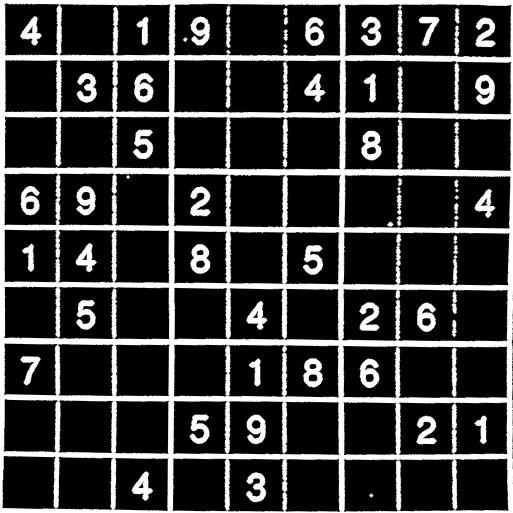
#> input picture puzzle_bin.jpg, 1026 x 1026 px, given in place of test_onestar_1.jpg, which was not available (shown at 1/2 size)
$ jupyter execute --allow-errors sudoku_solution.ipynb   (shell and % lines are left out)   (text cells are left out)
#> lines starting #> are read from the running program, lines starting #| are printed output that depends on the picture; after the words box and inside, x2 and y2 are one past the last pixel; in counts of white or black regions, pixels touching at a corner belong together; pictures that were not available may be replaced by others from this repository, and a replacement may not be noted
[cell 1]
# !git clone "https://github.com/anilsathyan7/AI-Sudoku-Solver"
# %cd AI-Sudoku-Solver

[cell 2]
import cv2
import numpy as np
import math
import os

import matplotlib.pyplot as plt
import tensorflow as tf
from skimage.util import view_as_blocks
from tensorflow.keras.models import load_model

# Read input sudoku image
img =  cv2.imread("test/img_test_1/test_onestar_1.jpg")
#> img is the input picture: shape (1026, 1026, 3); min 0, max 255, mean 56.4

# Preprocess the input image
img = cv2.resize(img,(1026,1026))

imgray = cv2.cvtColor(img, cv2.COLOR_BGR2GRAY)
imgray =  cv2.GaussianBlur(imgray,(11,11),0)#cv2.medianBlur(imgray,3)
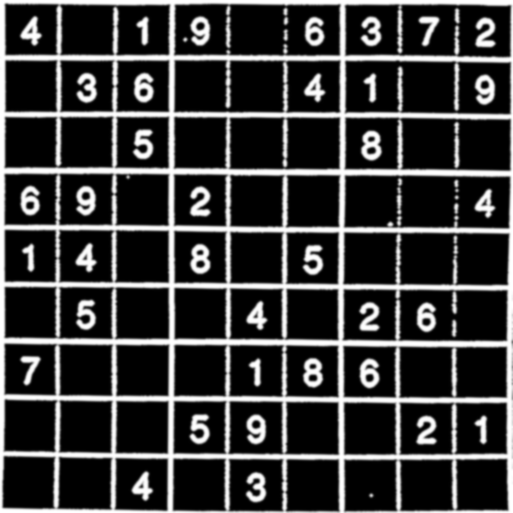
#> imgray: shape (1026, 1026) (shown at 1/2 size); min 0, max 255, mean 56.4

thresh = cv2.adaptiveThreshold(imgray, 255, cv2.ADAPTIVE_THRESH_GAUSSIAN_C,cv2.THRESH_BINARY_INV,5,2)
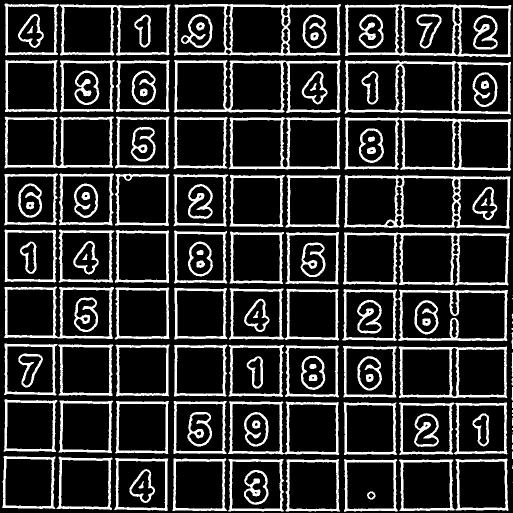
#> thresh: shape (1026, 1026) (shown at 1/2 size); 19% white; 139 white regions (14 under 20 px), largest, box (x1, y1, x2, y2) and area: (688, 350, 1021, 457) 6058, (347, 120, 681, 226) 6032, (689, 121, 1022, 229) 6022

# Connect broken grid lines
kernel = np.array([0,1,0,1,1,1,0,1,0],dtype=np.uint8).reshape(3,3)
thresh = cv2.dilate(thresh, kernel,iterations = 2)
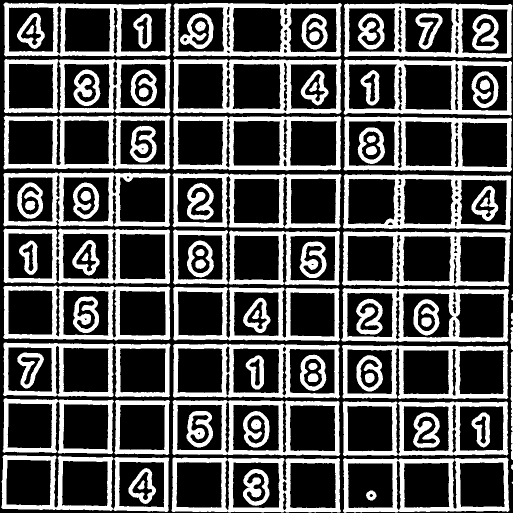
#> thresh: shape (1026, 1026) (shown at 1/2 size); 33.9% white; 95 white regions (3 under 20 px)

cv2.imwrite('thresh.jpg', thresh)

# Find the largest contour and approximate the polygonal curve
contours, _ = cv2.findContours(thresh, cv2.RETR_EXTERNAL, cv2.CHAIN_APPROX_SIMPLE)
#> contours = 38 contours, 4 with area under 20; largest, box (x1, y1, x2, y2) and area: (345, 800, 681, 912) 35517, (343, 915, 682, 1025) 35206, (345, 118, 683, 228) 35205, (686, 348, 1023, 459) 35162, (687, 119, 1024, 231) 35106
cnt1 = max(contours, key = cv2.contourArea)
#> cnt1 = contour of 177 points, box (x1, y1, x2, y2) (345, 800, 681, 912), area 35517
epsilon = 0.1*cv2.arcLength(cnt1,True)
#> epsilon = 92.07
cnt = cv2.approxPolyDP(cnt1,epsilon,True).squeeze()
#> cnt = [[345, 803], [347, 909], [680, 907], [676, 802]]

# Sort co-ordinates in top-left raster order
cor_list=sorted(cnt.tolist() , key=lambda c: c[1]) # sort by y values
#> cor_list = [[676, 802], [345, 803], [680, 907], [347, 909]]
ord_list=sorted(cor_list[:2])+sorted(cor_list[2:]) # sort by x values
#> ord_list = [[345, 803], [676, 802], [347, 909], [680, 907]]

# Apply perspective transformation and get the  warped image
pts1 = np.float32(ord_list) #raster
#> pts1 = [[345, 803], [676, 802], [347, 909], [680, 907]]
pts2 = np.float32([[0,0],[1026,0],[0,1026],[1026,1026]])
M = cv2.getPerspectiveTransform(pts1,pts2)
#> M = [[3.19, -0.0602, -1052.2], [0.0306, 10.12, -8134.3], [-2.91e-05, 6.09e-05, 1]]
out_gry = cv2.warpPerspective(img,M,(1026,1026))
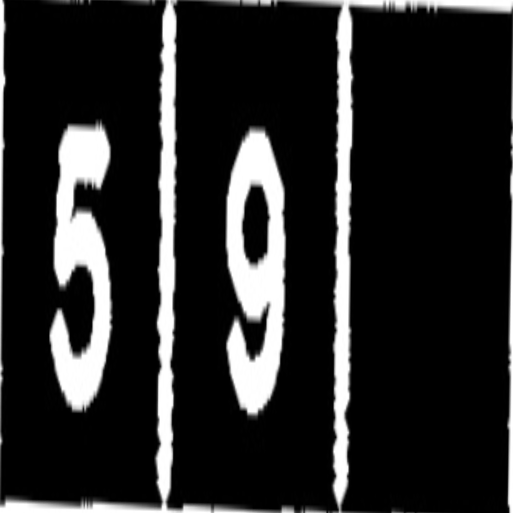
#> out_gry: shape (1026, 1026, 3) (shown at 1/2 size); min 0, max 255, mean 39.6
out_bin = cv2.warpPerspective(thresh,M,(1026,1026))

# Dilate the image to fill the cracks
kernel = np.array([0,1,0,1,1,1,0,1,0],dtype=np.uint8).reshape(3,3)
out_bin = cv2.dilate(out_bin, kernel,iterations = 1)
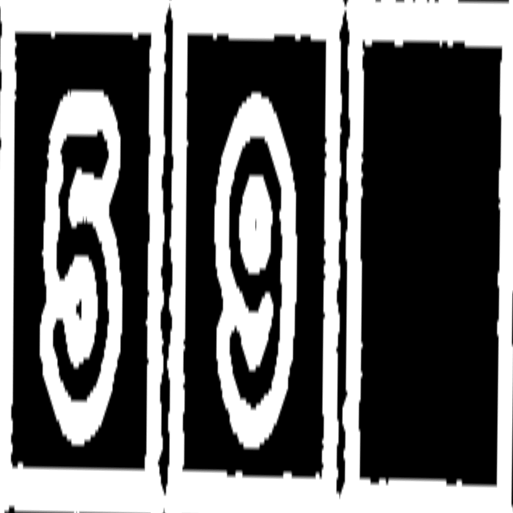
#> out_bin: shape (1026, 1026) (shown at 1/2 size); min 0, max 255, mean 106

# Save the binary and grayscale outputs
cv2.imwrite('puzzle.jpg', out_gry)
cv2.imwrite('puzzle_bin.jpg', out_bin)

# Show the grayscale output image
plt.imshow(out_gry)

[cell 3]
# Crop square ROI from the center of original grayscale image
def crop_center(bin, gry,cropx,cropy):

   y,x = bin.shape[0],bin.shape[1]
   startx = x//2-(cropx//2)
   starty = y//2-(cropy//2)

   crop_bin = bin[starty:starty+cropy,startx:startx+cropx]
   crop_gry = gry[starty:starty+cropy,startx:startx+cropx]

   # Use binary image to find the largest contour
   contours, _ = cv2.findContours(crop_bin, cv2.RETR_EXTERNAL, cv2.CHAIN_APPROX_SIMPLE)

   zero=cv2.imread('images/zero_template.jpg', cv2.IMREAD_GRAYSCALE)

   # Check for blanks in the image
   if len(contours) == 0 or cv2.contourArea( max(contours, key = cv2.contourArea))<250:
     return zero

   # Get contour with maximum area
   cnt = max(contours, key = cv2.contourArea)
   x,y,w,h = cv2.boundingRect(cnt)
   d=(h-w)//2
   c=crop_gry.shape[0]
   ROI = crop_gry[y:y+h, max(0,x-d):min(c,x+w+d)] # Save grayscale image crops

   return ROI


# Get crop size for square blocks
imgheight=out_bin.shape[0]
#> imgheight = 1026
imgwidth=out_bin.shape[1]
#> imgwidth = 1026
H,W = imgheight//9, imgwidth//9
#> H = 114; W = 114

# For each block crop roi and add them to list
sudokus=[]
gry=[]
for y in range(0,imgheight,H):
    for x in range(0, imgwidth, W):
        y1 = y + H
#> y1 = 114
        x1 = x + W
#> x1 = 114
        tiles_bin = out_bin[y:y+H,x:x+W]
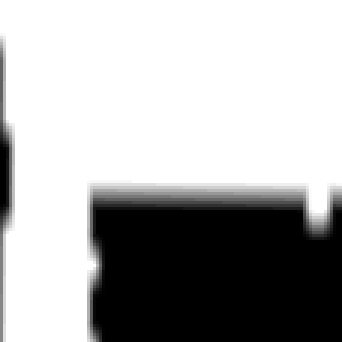
#> tiles_bin: shape (114, 114) (shown 3 times larger); min 0, max 255, mean 174.2
        tiles_gry = cv2.cvtColor(out_gry[y:y+H,x:x+W], cv2.COLOR_BGR2GRAY)

        digits = crop_center(tiles_bin,tiles_gry,81,81)
#> in crop_center, `crop_bin = bin[starty:starty+cropy,startx:startx+cropx]`:
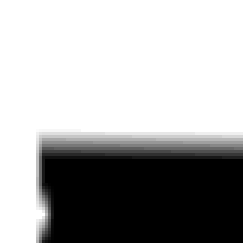
#> crop_bin: shape (81, 81) (shown 3 times larger); min 0, max 255, mean 170.3
#> in crop_center, `crop_gry = gry[starty:starty+cropy,startx:startx+cropx]`:
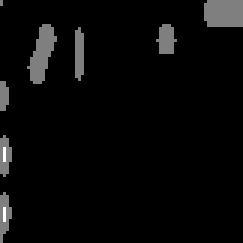
#> crop_gry: shape (81, 81) (shown 3 times larger); min 0, max 2, mean 0.0683; drawn with min black and max white
#> in crop_center, `contours, _ = cv2.findContours(crop_bin, cv2.RETR_EXTERNAL, cv2.CHAIN_..`: contours = 1 contour; box (x1, y1, x2, y2) and area: (0, 0, 81, 81) 4610
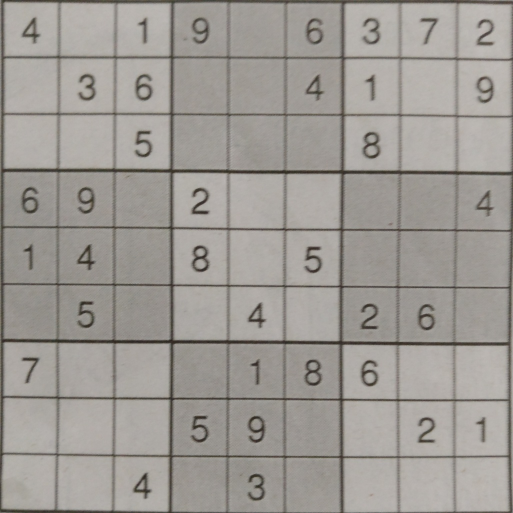
#> input picture puzzle.jpg, 1026 x 1026 px, given in place of zero_template.jpg, which was not available (shown at 1/2 size)
#> in crop_center, `cnt = max(contours, key = cv2.contourArea)`: cnt = contour of 11 points, box (x1, y1, x2, y2) (0, 0, 81, 81), area 4610
#> in crop_center, `x,y,w,h = cv2.boundingRect(cnt)`: x = 0; w = 81
#> in crop_center, `d=(h-w)//2`: d = 0
        digits=cv2.resize(digits,(32,32),cv2.INTER_AREA)

        sudokus.append(digits/255.0)

# Create a float numpy array with 81 images from list
sudoku_numbers=np.float32(sudokus).reshape(81,32,32,1)

# Plot the images using matplotlib
fig=plt.figure(figsize=(8, 8))
columns = 9
rows = 9
for i in range(1, columns*rows +1):
    img = sudoku_numbers[i-1]
    fig.add_subplot(rows, columns, i)
    plt.imshow(img.squeeze())
#> img: shape (32, 32, 1) float32; values 0 (black) and 0.00392 (white), 8.4% white; 6 white regions (4 under 20 px), largest, box (x1, y1, x2, y2) and area: (26, 23, 32, 32) 33, (18, 24, 24, 32) 29
plt.show()
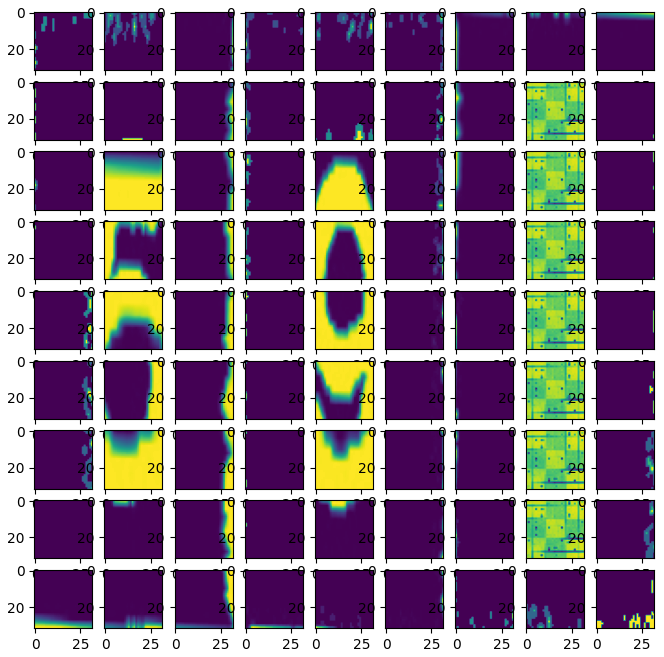
#> figure drawn by matplotlib, 81 panels
